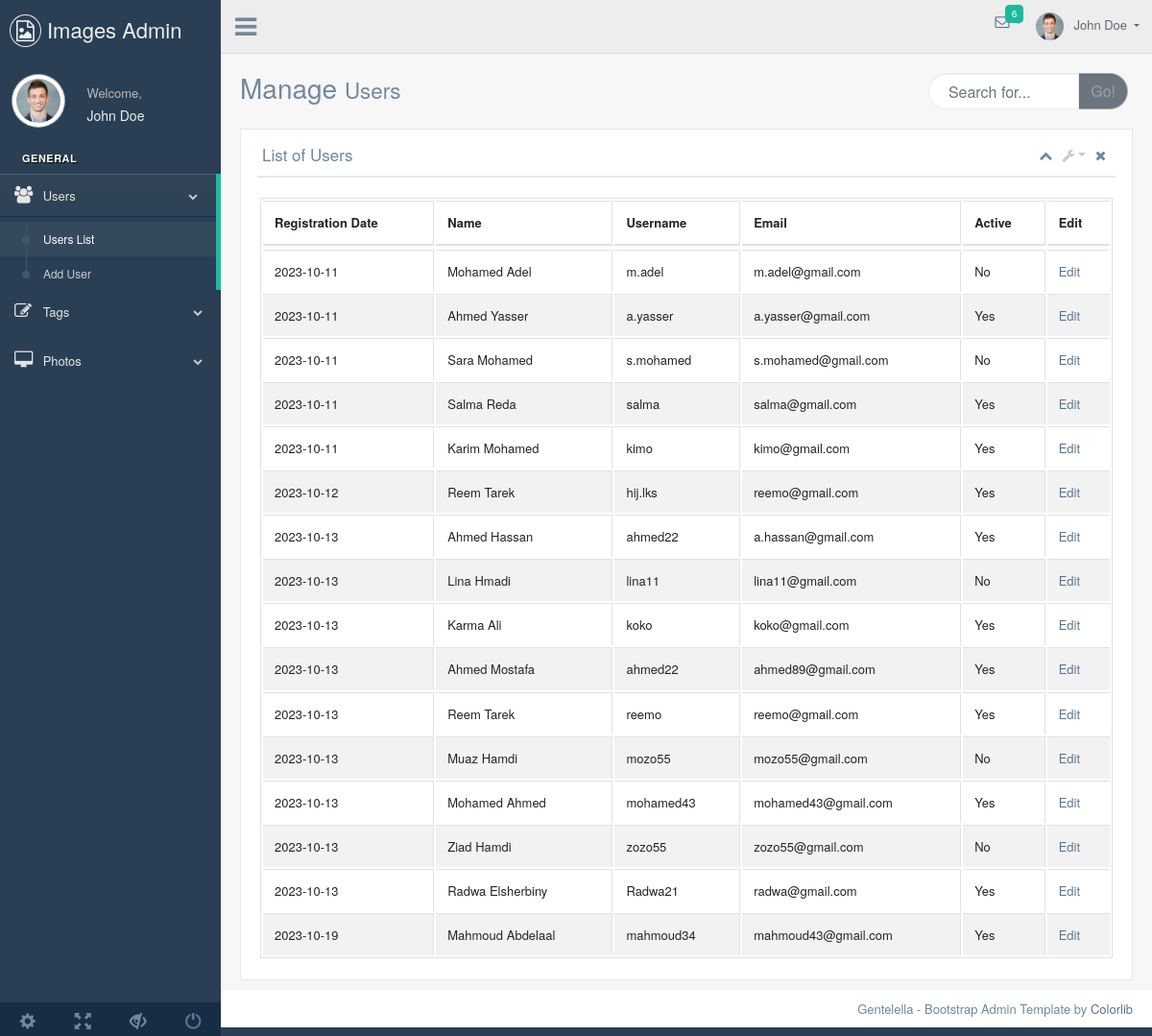
Screenshot of /admin/user_list.php with the database file from the repository.
### tables this page shows
CREATE TABLE `users` (
  `user_id` int(10) UNSIGNED NOT NULL,
  `registeration_date` date NOT NULL DEFAULT current_timestamp(),
  `full_name` varchar(150) NOT NULL,
  `user_name` varchar(150) NOT NULL,
  `user_email` varchar(150) NOT NULL,
  `active` varchar(5) NOT NULL DEFAULT 'No',
  `meeting_date` date DEFAULT NULL,
  `user_password` varchar(150) NOT NULL
);

### admin/user_list.php (the view, shortened to what this page needs)
<?php
include('./dbcars_connection.php');
$data = $conn->query("select * from users")->fetchAll();
?>
<!DOCTYPE html>
<html lang="en">
  <head>
    <link href="vendors/bootstrap/dist/css/bootstrap.min.css" rel="stylesheet">
    <link href="vendors/font-awesome/css/font-awesome.min.css" rel="stylesheet">
    <link href="vendors/nprogress/nprogress.css" rel="stylesheet">
    <link href="vendors/iCheck/skins/flat/green.css" rel="stylesheet">
    <link href="vendors/datatables.net-bs/css/dataTables.bootstrap.min.css" rel="stylesheet">
    <link href="vendors/datatables.net-buttons-bs/css/buttons.bootstrap.min.css" rel="stylesheet">
    <link href="vendors/datatables.net-fixedheader-bs/css/fixedHeader.bootstrap.min.css" rel="stylesheet">
    <link href="vendors/datatables.net-responsive-bs/css/responsive.bootstrap.min.css" rel="stylesheet">
    <link href="vendors/datatables.net-scroller-bs/css/scroller.bootstrap.min.css" rel="stylesheet">
    <link href="build/css/custom.min.css" rel="stylesheet">
  </head>
  <body class="nav-md">
    <div class="container body">
      <div class="main_container">
        <div class="col-md-3 left_col">
          <div class="left_col scroll-view">
            <div class="navbar nav_title" style="border: 0;">
              <a href="\./cars_project/index1.php" class="site_title"><i class="fa fa-file-image-o"></i></i> <span>Images Admin</span></a>
            </div>
            <div class="profile clearfix">
              <div class="profile_pic">
                <img src="images/img.jpg" alt="..." class="img-circle profile_img">
              </div>
              <div class="profile_info">
                <span>Welcome,</span>
                <h2>John Doe</h2>
              </div>
            </div>
            <br />
					<div id="sidebar-menu" class="main_menu_side hidden-print main_menu">
						<div class="menu_section">
							<h3>General</h3>
							<ul class="nav side-menu">
								<li><a><i class="fa fa-users"></i> Users <span class="fa fa-chevron-down"></span></a>
									<ul class="nav child_menu">
										<li><a href="user_list.php">Users List</a></li>
										<li><a href="add_user.php">Add User</a></li>
									</ul>
								</li>
								<li><a><i class="fa fa-edit"></i> Tags <span class="fa fa-chevron-down"></span></a>
								</li>
								<li><a><i class="fa fa-desktop"></i> Photos <span class="fa fa-chevron-down"></span></a>
								</li>
							</ul>
						</div>
					</div>
            <div class="sidebar-footer hidden-small">
              <a data-toggle="tooltip" data-placement="top" title="Settings">
                <span class="glyphicon glyphicon-cog" aria-hidden="true"></span>
              </a>
              <a data-toggle="tooltip" data-placement="top" title="FullScreen">
                <span class="glyphicon glyphicon-fullscreen" aria-hidden="true"></span>
              </a>
              <a data-toggle="tooltip" data-placement="top" title="Lock">
                <span class="glyphicon glyphicon-eye-close" aria-hidden="true"></span>
              </a>
              <a data-toggle="tooltip" data-placement="top" title="Logout" href="login.php">
                <span class="glyphicon glyphicon-off" aria-hidden="true"></span>
              </a>
            </div>
          </div>
        </div>
        <div class="top_nav">
            <div class="nav_menu">
                <div class="nav toggle">
                  <a id="menu_toggle"><i class="fa fa-bars"></i></a>
                </div>
                <nav class="nav navbar-nav">
                <ul class=" navbar-right">
                  <li class="nav-item dropdown open" style="padding-left: 15px;">
                    <a href="javascript:;" class="user-profile dropdown-toggle" aria-haspopup="true" id="navbarDropdown" data-toggle="dropdown" aria-expanded="false">
                      <img src="images/img.jpg" alt="">John Doe
                    </a>
                  </li>
                  <li role="presentation" class="nav-item dropdown open">
                    <a href="javascript:;" class="dropdown-toggle info-number" id="navbarDropdown1" data-toggle="dropdown" aria-expanded="false">
                      <i class="fa fa-envelope-o"></i>
                      <span class="badge bg-green">6</span>
                    </a>
                  </li>
                </ul>
              </nav>
            </div>
          </div>
        <div class="right_col" role="main">
          <div class="">
            <div class="page-title">
              <div class="title_left">
                <h3>Manage <small>Users</small></h3>
              </div>
              <div class="title_right">
                <div class="col-md-5 col-sm-5 col-xs-12 form-group pull-right top_search">
                  <div class="input-group">
                    <input type="text" class="form-control" placeholder="Search for...">
                    <span class="input-group-btn">
                      <button class="btn btn-secondary" type="button">Go!</button>
                    </span>
                  </div>
                </div>
              </div>
            </div>
            <div class="clearfix"></div>
            <div class="row">
              <div class="col-md-12 col-sm-12 ">
                <div class="x_panel">
                  <div class="x_title">
                    <h2>List of Users</h2>
                    <ul class="nav navbar-right panel_toolbox">
                      <li><a class="collapse-link"><i class="fa fa-chevron-up"></i></a>
                      </li>
                      <li class="dropdown">
                        <a href="#" class="dropdown-toggle" data-toggle="dropdown" role="button" aria-expanded="false"><i class="fa fa-wrench"></i></a>
                      </li>
                      <li><a class="close-link"><i class="fa fa-close"></i></a>
                      </li>
                    </ul>
                    <div class="clearfix"></div>
                  </div>
            <div class="x_content">
              <div class="row">
                  <div class="col-sm-12">
                    <div class="card-box table-responsive">
                      <form action ="" method="GET">
                        <table id="datatable" class="table table-striped table-bordered" style="width:100%">
                        <?php
                        echo "
                        <thead>
                            <tr>
                            <th>Registration Date</th>
                            <th>Name</th>
                            <th>Username</th>
                            <th>Email</th>
                            <th>Active</th>
                            <th>Edit</th>
                            </tr>
                          </thead>
                          <tbody>
                          <tr>
                          ";
                          foreach ($data as $row){
                            echo"
                            <tr>
                            <td> {$row['registeration_date']}</td>
                            <td> {$row['full_name']}</td>
                            <td> {$row['user_name']}</td>
                            <td> {$row['user_email']}</td>
                            <td> {$row['active']}</td>
                            <td><a href='edit_user.php?id={$row['user_id']}'>Edit</a></td>
                            </tr>";
                        }
                        echo"</table>";
                        ?>
                      </form>
                    </div>
                  </div>
              </div>
            </div>
                </div>
              </div>
            </div>
          </div>
        </div>
        <footer>
          <div class="pull-right">
            Gentelella - Bootstrap Admin Template by <a href="https://colorlib.com">Colorlib</a>
          </div>
          <div class="clearfix"></div>
        </footer>
      </div>
    </div>
  </body>
</html>

### rows the page displays
users: registeration_date "2023-10-11", full_name "Mohamed Adel", user_name "m.adel", user_email "m.adel@gmail.com", active "No"
users: registeration_date "2023-10-11", full_name "Ahmed Yasser", user_name "a.yasser", user_email "a.yasser@gmail.com", active "Yes"
users: registeration_date "2023-10-11", full_name "Sara Mohamed", user_name "s.mohamed", user_email "s.mohamed@gmail.com", active "No"
users: registeration_date "2023-10-11", full_name "Salma Reda", user_name "salma", user_email "salma@gmail.com", active "Yes"
users: registeration_date "2023-10-11", full_name "Karim Mohamed", user_name "kimo", user_email "kimo@gmail.com", active "Yes"
users: registeration_date "2023-10-12", full_name "Reem Tarek", user_name "hij.lks", user_email "reemo@gmail.com", active "Yes"
users: registeration_date "2023-10-13", full_name "Ahmed Hassan", user_name "ahmed22", user_email "a.hassan@gmail.com", active "Yes"
users: registeration_date "2023-10-13", full_name "Lina Hmadi", user_name "lina11", user_email "lina11@gmail.com", active "No"
users: registeration_date "2023-10-13", full_name "Karma Ali", user_name "koko", user_email "koko@gmail.com", active "Yes"
users: registeration_date "2023-10-13", full_name "Ahmed Mostafa", user_name "ahmed22", user_email "ahmed89@gmail.com", active "Yes"
users: registeration_date "2023-10-13", full_name "Reem Tarek", user_name "reemo", user_email "reemo@gmail.com", active "Yes"
users: registeration_date "2023-10-13", full_name "Muaz Hamdi", user_name "mozo55", user_email "mozo55@gmail.com", active "No"
users: registeration_date "2023-10-13", full_name "Mohamed Ahmed", user_name "mohamed43", user_email "mohamed43@gmail.com", active "Yes"
users: registeration_date "2023-10-13", full_name "Ziad Hamdi", user_name "zozo55", user_email "zozo55@gmail.com", active "No"
users: registeration_date "2023-10-13", full_name "Radwa Elsherbiny", user_name "Radwa21", user_email "radwa@gmail.com", active "Yes"
users: registeration_date "2023-10-19", full_name "Mahmoud Abdelaal", user_name "mahmoud34", user_email "mahmoud43@gmail.com", active "Yes"
